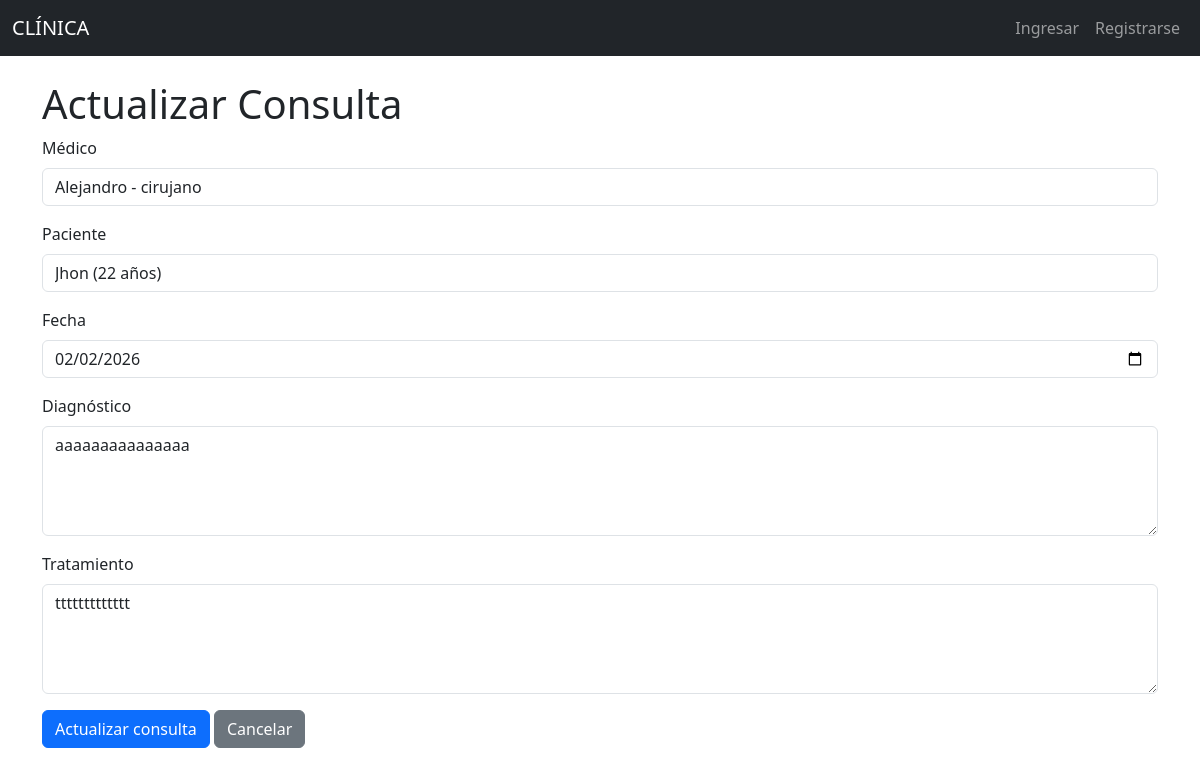
/consultas/edit/1, run on an earlier commit of the app's database.
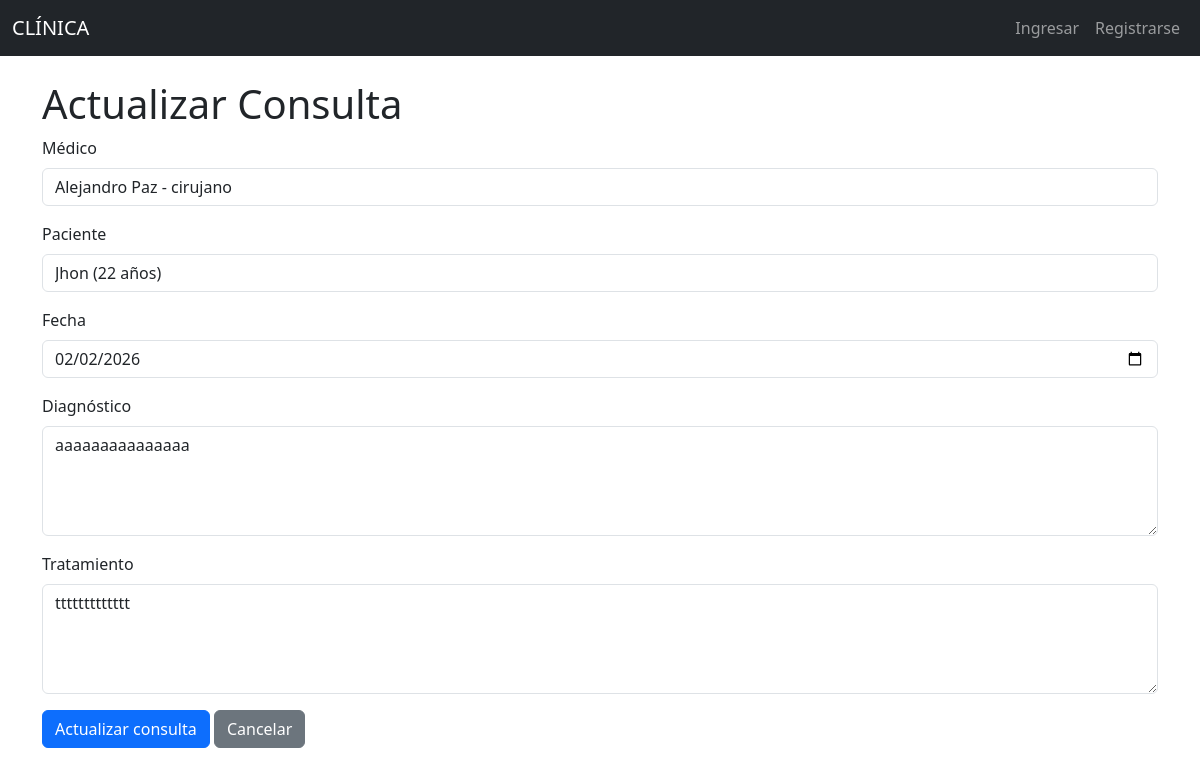
And on a later commit of the database.
### models/consulta_model.py (models this page shows, shortened)
class Consulta(db.Model):
    __tablename__ = "consultas"
    id = db.Column(db.Integer, primary_key=True)
    fecha = db.Column(db.DateTime, nullable=False)
    diagnostico = db.Column(db.String(250), nullable=False)
    tratamiento = db.Column(db.String(250), nullable=False)
    medico_id = db.Column(db.Integer, db.ForeignKey('medicos.id'), nullable=False)
    paciente_id = db.Column(db.Integer, db.ForeignKey('pacientes.id'), nullable=False)
    medico = db.relationship('Medico', back_populates='consultas')
    paciente = db.relationship('Paciente', back_populates='consultas')
    @staticmethod
    def get_by_id(id):
        return Consulta.query.get(id)

### models/medico_model.py (models this page shows, shortened)
class Medico(db.Model):
    __tablename__ = "medicos"
    id = db.Column(db.Integer, primary_key=True)
    nombre = db.Column(db.String(80), nullable=False)
    especialidad = db.Column(db.String(100), nullable=False)
    telefono = db.Column(db.String(20), nullable=False)
    correo = db.Column(db.String(100), nullable=False)
    consultas = db.relationship('Consulta', back_populates='medico', cascade="all, delete-orphan")
    def delete(self):
        db.session.delete(self)
        db.session.commit()

### models/paciente_model.py (models this page shows, shortened)
class Paciente(db.Model):
    __tablename__ = "pacientes"
    id = db.Column(db.Integer, primary_key=True)
    nombre = db.Column(db.String(80), nullable=False)
    edad = db.Column(db.Integer, nullable=False)
    direccion = db.Column(db.String(200), nullable=False)
    telefono = db.Column(db.String(20), nullable=False)
    consultas = db.relationship('Consulta', back_populates='paciente', cascade="all, delete-orphan")
    def delete(self):
        db.session.delete(self)
        db.session.commit()

### controllers/consulta_controller.py (the view, shortened to what this page needs)
@consulta_bp.route("/edit/<int:id>", methods=['GET', 'POST'])
def edit(id):
    consulta = Consulta.get_by_id(id)
    medicos = Medico.query.all()
    pacientes = Paciente.query.all()
    return consulta_view.edit(consulta, medicos, pacientes)

### run.py (called while the page is built)
@app.context_processor
def inject_active_path():
    def is_active(path):
        return 'active' if request.path == path else ''
    return(dict(is_active = is_active))

### view/consulta_view.py (called while the page is built)
def edit(consulta, medicos, pacientes):
    return render_template('consultas/edit.html', consulta=consulta, medicos=medicos, pacientes=pacientes)

### templates/consultas/edit.html (shortened to what this page needs)
{% extends 'base.html' %}
{% block content %}
<h1>Actualizar Consulta</h1>
<form action="{{ url_for('consulta.edit', id=consulta.id) }}" method="POST">
    <div class="mb-3">
        <label for="" class="form-label">Médico</label>
        <select name="medico_id" class="form-control" required>
            {% for medico in medicos %}
                <option value="{{ medico.id }}" {% if medico.id == consulta.medico_id %} selected {% endif %}>
                    {{ medico.nombre }} - {{ medico.especialidad }}
                </option>
            {% endfor %}
        </select>
    </div>
    <div class="mb-3">
        <label for="" class="form-label">Paciente</label>
        <select name="paciente_id" class="form-control" required>
            {% for paciente in pacientes %}
                <option value="{{ paciente.id }}" {% if paciente.id == consulta.paciente_id %} selected {% endif %}>
                    {{ paciente.nombre }} ({{ paciente.edad }} años)
                </option>
            {% endfor %}
        </select>
    </div>
    <div class="mb-3">
        <label for="" class="form-label">Fecha</label>
        <input type="date" class="form-control" name="fecha" value="{{ consulta.fecha.strftime('%Y-%m-%d') }}" required>
    </div>
    <div class="mb-3">
        <label for="" class="form-label">Diagnóstico</label>
        <textarea class="form-control" name="diagnostico" rows="4" required>{{ consulta.diagnostico }}</textarea>
    </div>
    <div class="mb-3">
        <label for="" class="form-label">Tratamiento</label>
        <textarea class="form-control" name="tratamiento" rows="4" required>{{ consulta.tratamiento }}</textarea>
    </div>
    <button type="submit" class="btn btn-primary">Actualizar consulta</button>
    <a class="btn btn-secondary" href="/consultas/">Cancelar</a>
</form>
{% endblock %}

What changed in the data, as far as the page shows it:
changed through a linked row, Consulta "aaaaaaaaaaaaaaa": medico_id "Alejandro - cirujano" → "Alejandro Paz - cirujano"
